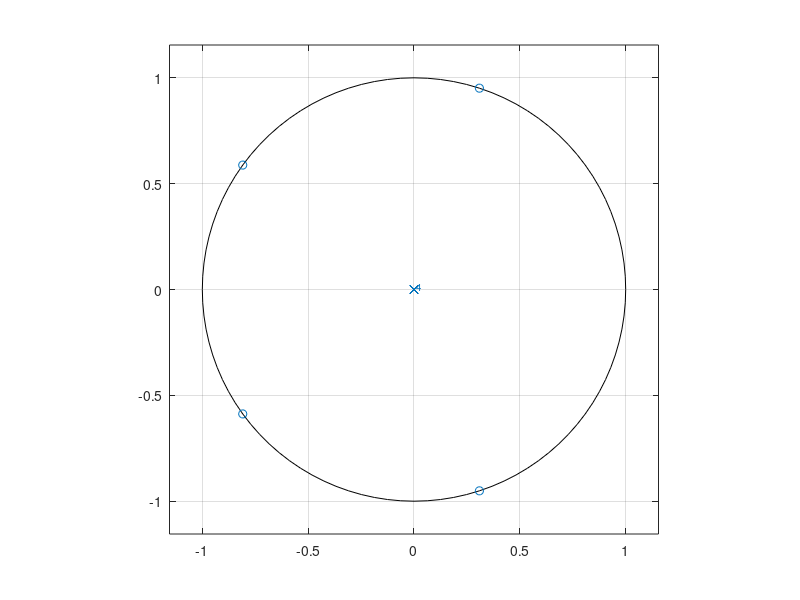
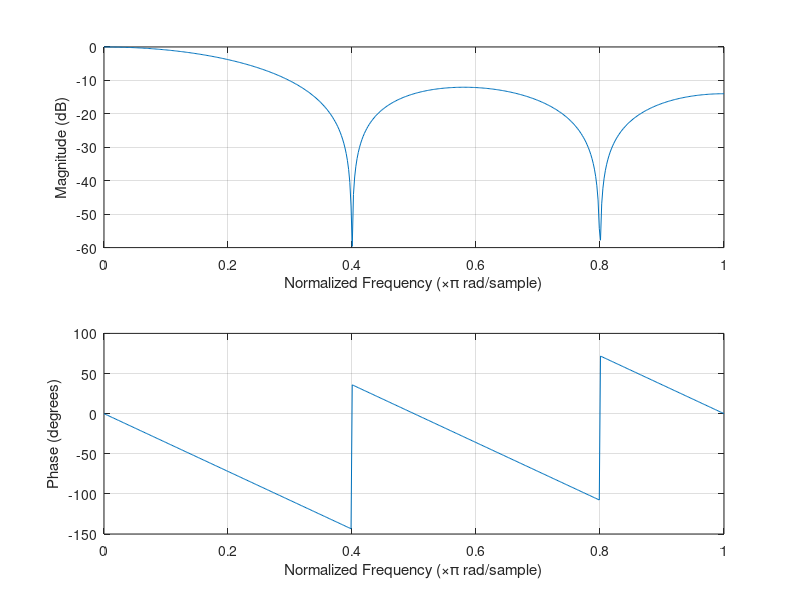
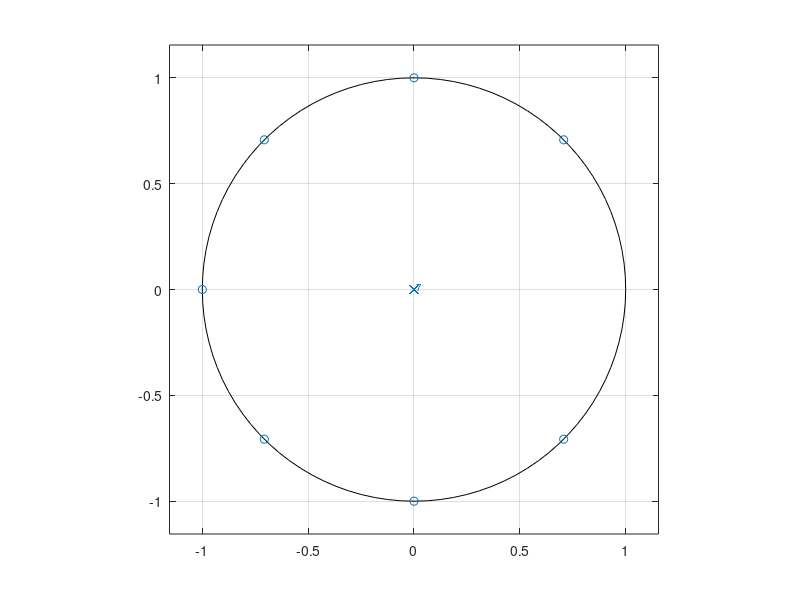
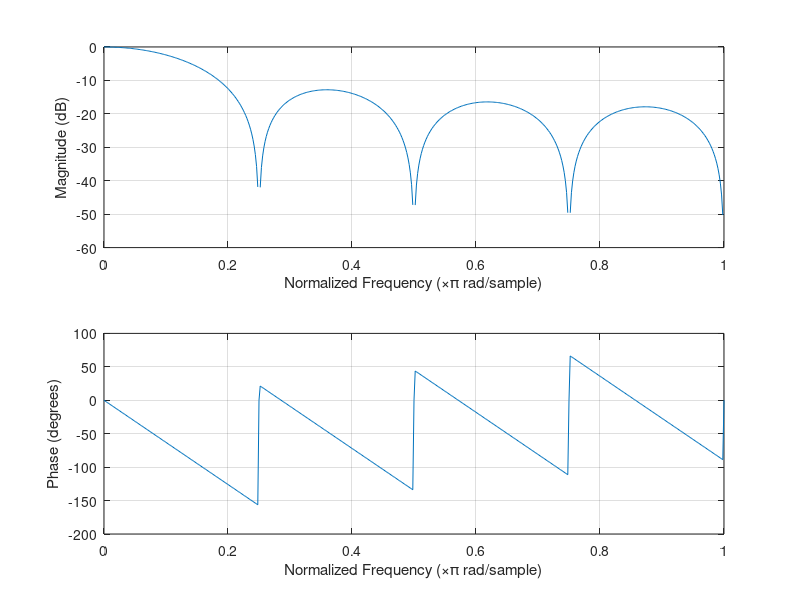

Here is the MATLAB script that generated these plots, in order:
clc
clear all
close all
%For M=5
M = 5;
b = (1/M)*ones(1,M);
a = 1;
figure;
zplane(b,a);
figure;
freqz(b,a);
%For M=8
M = 8;
b = (1/M)*ones(1,M);
figure;
zplane(b,a);
figure;
freqz(b,a);
